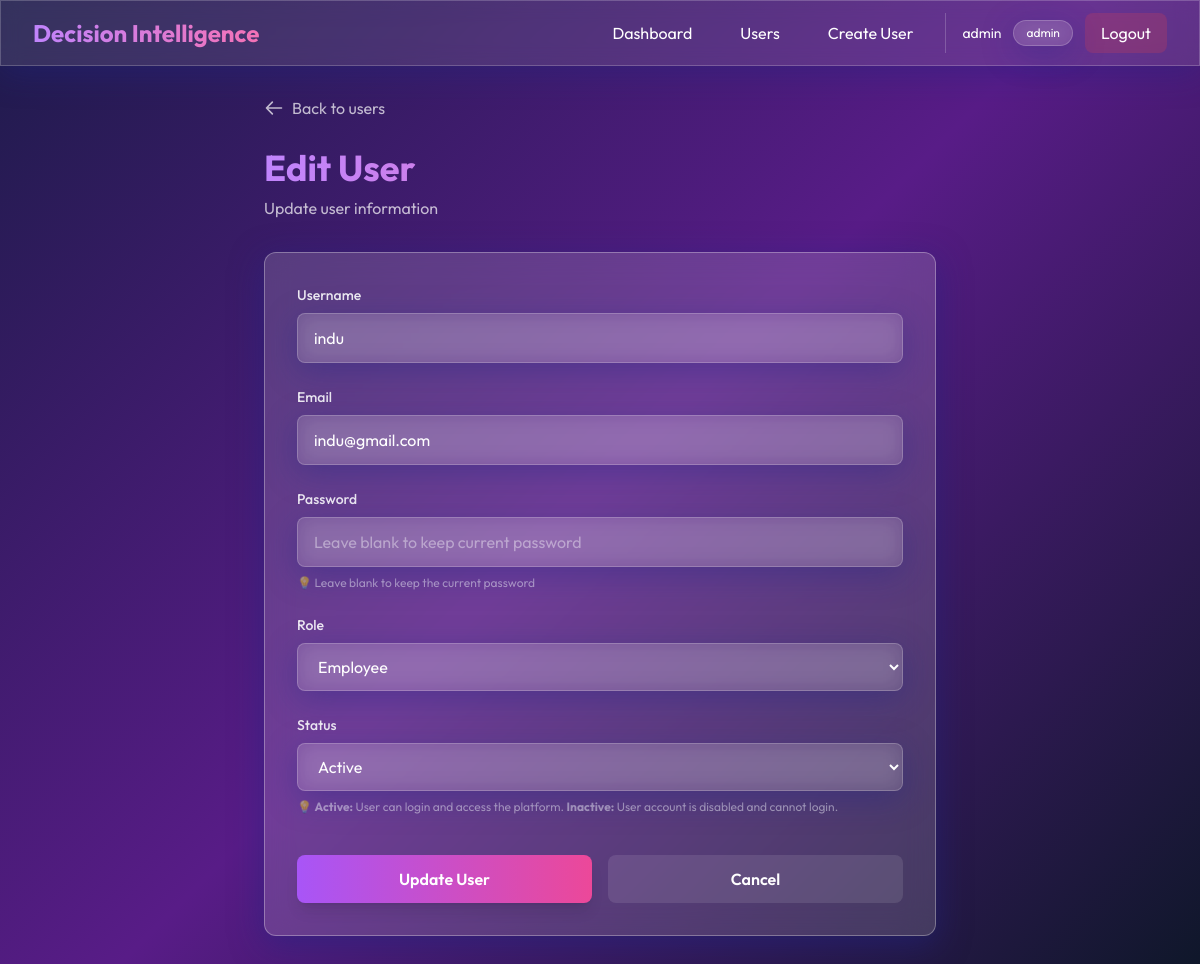
The page /admin/edit-user/7 (signed in) on the database as committed earlier.
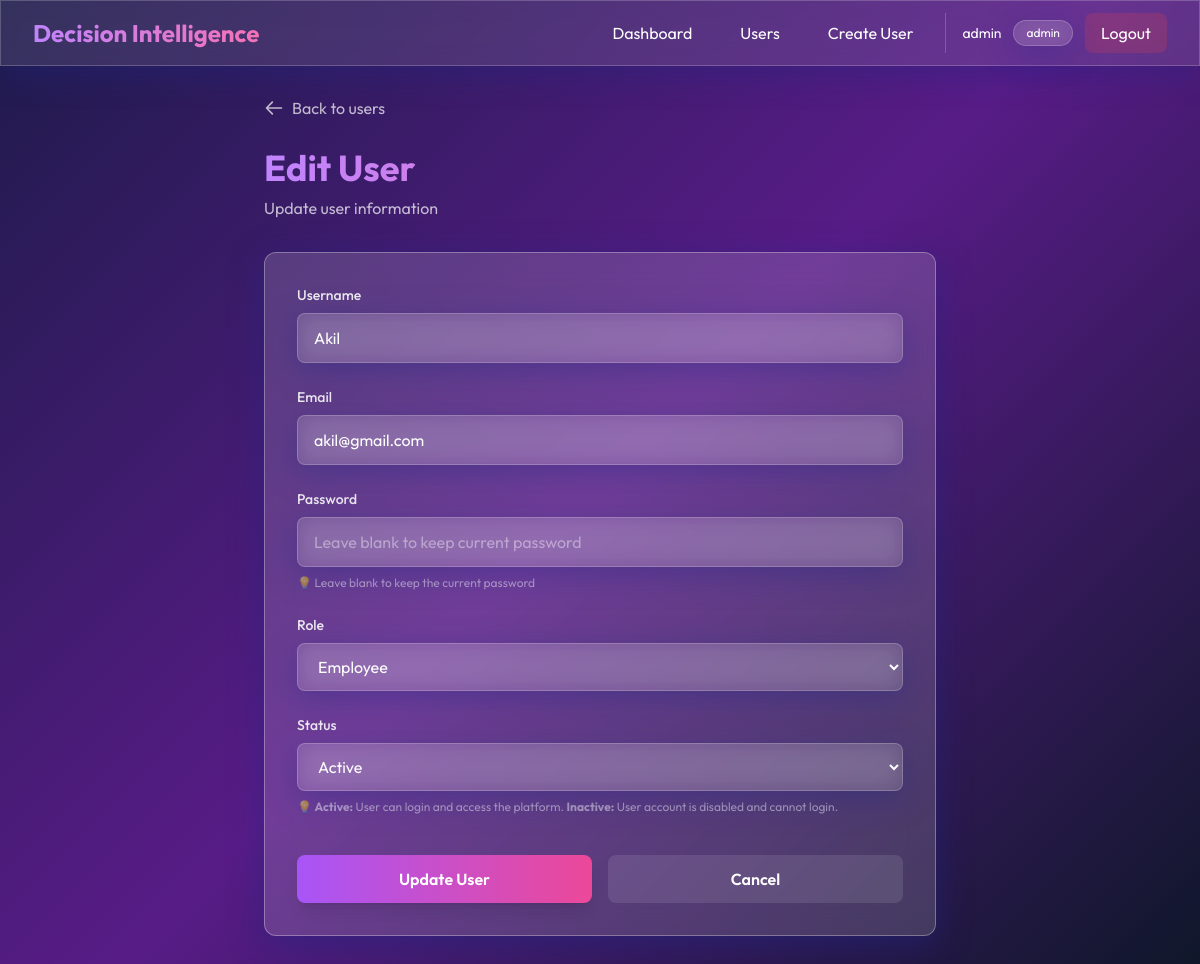
The same page on the database as committed later.
### app.py (models this page shows, shortened)
class User(UserMixin, db.Model):
    id = db.Column(db.Integer, primary_key=True)
    username = db.Column(db.String(80), unique=True, nullable=False)
    email = db.Column(db.String(120), unique=True, nullable=False)
    password_hash = db.Column(db.String(200), nullable=False)
    role = db.Column(db.String(20), nullable=False)  # admin, manager, employee
    status = db.Column(db.String(20), default='active')
    created_at = db.Column(db.DateTime, default=datetime.utcnow)
    decisions = db.relationship('Decision', backref='creator', lazy=True)
    alerts = db.relationship('Alert', backref='user', lazy=True)

### app.py (the view, shortened to what this page needs)
@app.route('/admin/edit-user/<int:user_id>', methods=['GET', 'POST'])
@login_required
def admin_edit_user(user_id):
    if current_user.role != 'admin':
        return redirect(url_for('landing'))
    user = User.query.get_or_404(user_id)
    return render_template('admin_edit_user.html', user=user)

### app.py (called while the page is built)
@login_manager.user_loader
def load_user(user_id):
    return User.query.get(int(user_id))

### templates/admin_edit_user.html (shortened to what the changed rows need)
{% extends "base.html" %}
{% block content %}
<div class="max-w-2xl mx-auto">
    <div class="mb-8 fade-in" style="animation-delay: 0.1s">
        <h1 class="text-4xl font-bold mb-2 bg-gradient-to-r from-purple-400 to-pink-400 bg-clip-text text-transparent">
        </h1>
    </div>
    <div class="glass-strong rounded-xl p-8 fade-in" style="animation-delay: 0.2s">
        <form method="POST" action="{{ url_for('admin_edit_user', user_id=user.id) }}" class="space-y-6">
            <div>
                <label for="username" class="block text-sm font-medium mb-2 text-white/90">Username</label>
                <input type="text" id="username" name="username" required value="{{ user.username }}"
                    class="w-full px-4 py-3 rounded-lg glass border border-white/20 focus:border-purple-400 focus:outline-none focus:ring-2 focus:ring-purple-400/50 transition text-white placeholder-white/40"
                    placeholder="Enter username">
            </div>
            <div>
                <label for="email" class="block text-sm font-medium mb-2 text-white/90">Email</label>
                <input type="email" id="email" name="email" required value="{{ user.email }}"
                    class="w-full px-4 py-3 rounded-lg glass border border-white/20 focus:border-purple-400 focus:outline-none focus:ring-2 focus:ring-purple-400/50 transition text-white placeholder-white/40"
                    placeholder="Enter email address">
            </div>
            <div>
                <label for="role" class="block text-sm font-medium mb-2 text-white/90">Role</label>
                <select id="role" name="role" required
                    class="w-full px-4 py-3 rounded-lg glass border border-white/20 focus:border-purple-400 focus:outline-none focus:ring-2 focus:ring-purple-400/50 transition text-white">
                    <option value="employee" class="bg-slate-800" {% if user.role=='employee' %}selected{% endif %}>
                        Employee</option>
                </select>
            </div>
            <div>
                <label for="status" class="block text-sm font-medium mb-2 text-white/90">Status</label>
                <select id="status" name="status" required
                    class="w-full px-4 py-3 rounded-lg glass border border-white/20 focus:border-purple-400 focus:outline-none focus:ring-2 focus:ring-purple-400/50 transition text-white">
                    <option value="active" class="bg-slate-800" {% if user.status=='active' %}selected{% endif %}>Active
                    </option>
                </select>
                <p class="text-white/50 text-xs mt-2">
                    💡 <strong>Active:</strong> User can login and access the platform. <strong>Inactive:</strong> User
                    account is disabled and cannot login.
                </p>
            </div>
        </form>
    </div>
</div>
{% endblock %}

Rows that differ between the two databases and show on the page:
changed User "Employee": username "indu" → "Akil"; email "indu@gmail.com" → "akil@gmail.com"
